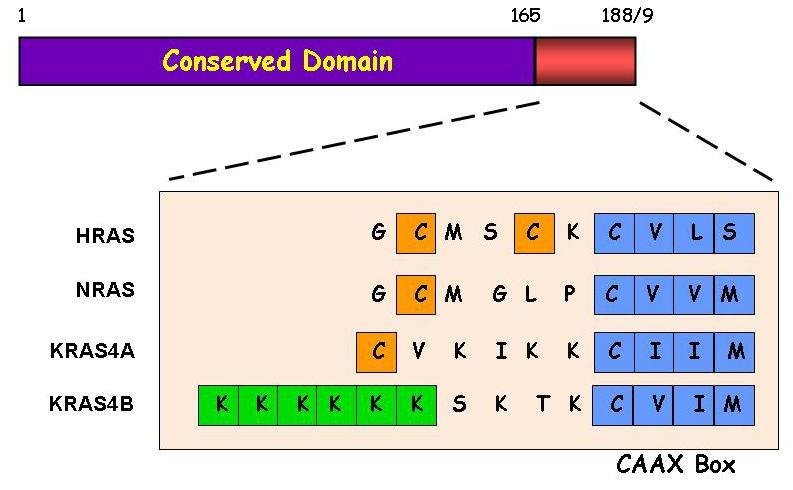
#> input picture extract_img/22776234/22776234_page1_13.jpg, 793 x 490 px
$ python -i formulate_relation.py   (imports and definitions only)   (older library calls are emulated)
#> lines starting #> are read from the running program, lines starting #| are printed output that depends on the picture; after the words box and inside, x2 and y2 are one past the last pixel; in counts of white or black regions, pixels touching at a corner belong together
import cfg
import cv2, os
import numpy as np
import copy


# [15 lines left out: function assign_roles_to_elements, not called in this run]

def detect_all_contours(img):

    binary_image = cv2.adaptiveThreshold(cv2.cvtColor(img, cv2.COLOR_RGB2GRAY),
                                         255,
                                         cv2.ADAPTIVE_THRESH_MEAN_C,
                                         cv2.THRESH_BINARY,
                                         11, 2)
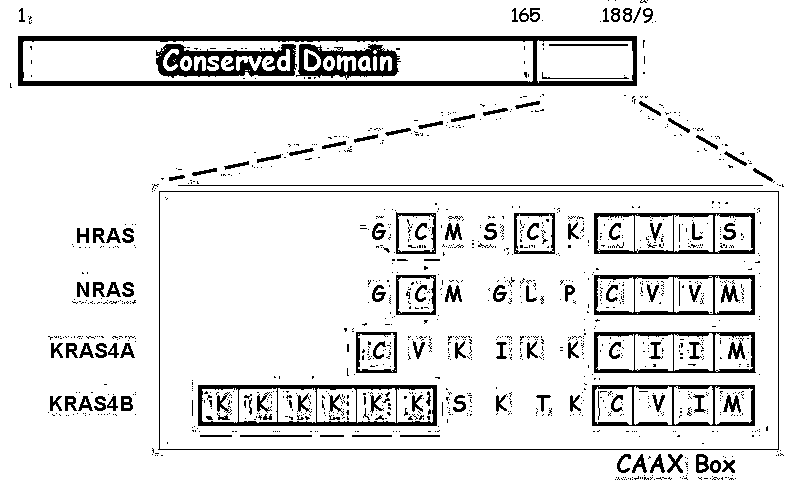
#> binary_image: shape (490, 793); 90.2% white; 1339 black regions (1203 under 20 px), largest, box (x1, y1, x2, y2) and area: (18, 36, 637, 86) 6777, (156, 44, 297, 78) 2431, (198, 385, 437, 426) 2405

    binary_image_INV = cv2.bitwise_not(binary_image)
#> binary_image_INV: shape (490, 793); 9.8% white; 1339 white regions (1203 under 20 px)

    # here is find_contour version
    contours, hierarchy = cv2.findContours(binary_image_INV, cv2.RETR_CCOMP,
                                          cv2.CHAIN_APPROX_NONE)
#> contours = 1490 contours, 1306 with area under 20; largest, box (x1, y1, x2, y2) and area: (158, 191, 779, 450) 159702, (159, 191, 779, 450) 159700, (18, 36, 637, 86) 30282, (22, 40, 534, 83) 20894, (198, 385, 437, 426) 9520

    for i in range(len(contours)):

        markedImage = img.copy()

    del markedImage

    del binary_image
    return contours, hierarchy[0], binary_image_INV

# [189 lines left out: functions calculate_intersection_and_area, symbol_area_and_contour, erase_all_text_on_image, find_largest_area_symbols, find_nearest_point, find_vertex_for_detected_relation_symbol_by_distance and 1 more, not called in this run]

def perspective_transform_on_element_bbox(element_normalized_bbox, M):
    return cv2.perspectiveTransform(np.array([element_normalized_bbox], np.float32), M).astype(np.int).reshape(-1, 2)

# [318 lines left out: functions translation_transform_on_element_bbox, generate_sub_image_bounding_relation_rotated, generate_sub_image_bounding_relation_regular, get_subimg, calculate_distance_between_two_boxes, center_point_in_box and 6 more, not called in this run]

# [14 lines not run here, left out]
    # extract and output relationship pairs
    # get_relationship_pairs(all_sub_image_boxes, all_sub_image_entity_boxes, filenames, predicted_classes,
    #                        all_relationship_shapes)

# end of file

>>> import cv2
>>> picture = cv2.cvtColor(cv2.imread('extract_img/22776234/22776234_page1_13.jpg'), cv2.COLOR_BGR2RGB)
>>> result = detect_all_contours(picture)

$ run again, on extract_img/22776234/22776234_page2_15.jpg
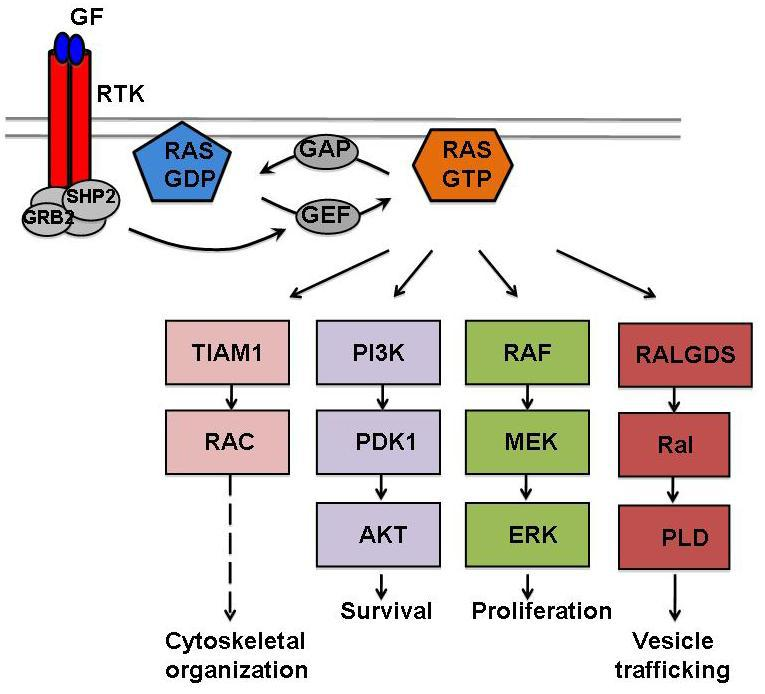
#> input picture extract_img/22776234/22776234_page2_15.jpg, 765 x 694 px
#> in detect_all_contours, `binary_image = cv2.adaptiveThreshold(cv2.cvtColor(img, cv2.COLOR_RGB2G..`:
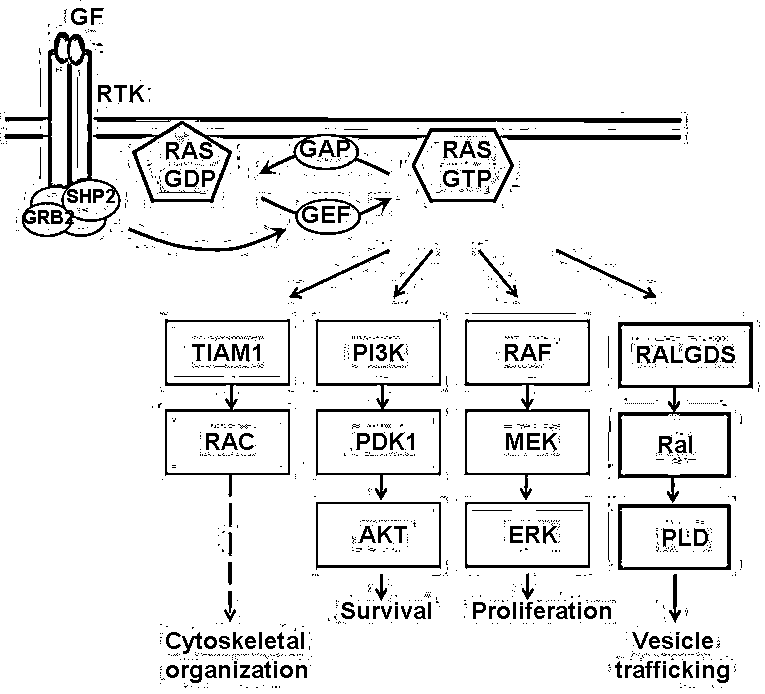
#> binary_image: shape (694, 765); 91.9% white; 1570 black regions (1409 under 20 px), largest, box (x1, y1, x2, y2) and area: (93, 121, 681, 203) 4881, (4, 32, 121, 237) 3910, (618, 322, 753, 503) 2972
#> binary_image_INV: shape (694, 765); 8.1% white; 1570 white regions (1409 under 20 px)
#> contours = 1673 contours, 1459 with area under 20; largest, box (x1, y1, x2, y2) and area: (315, 319, 441, 500) 16292, (464, 319, 590, 500) 16279, (165, 319, 290, 497) 16247, (618, 322, 753, 503) 16168, (93, 121, 681, 203) 15115
